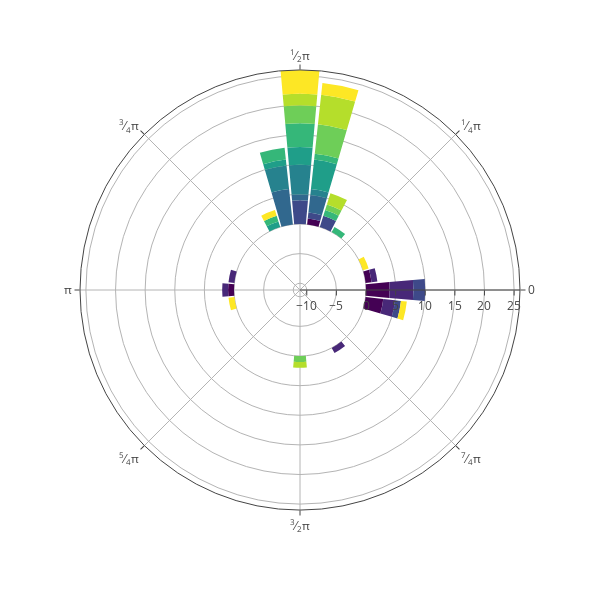
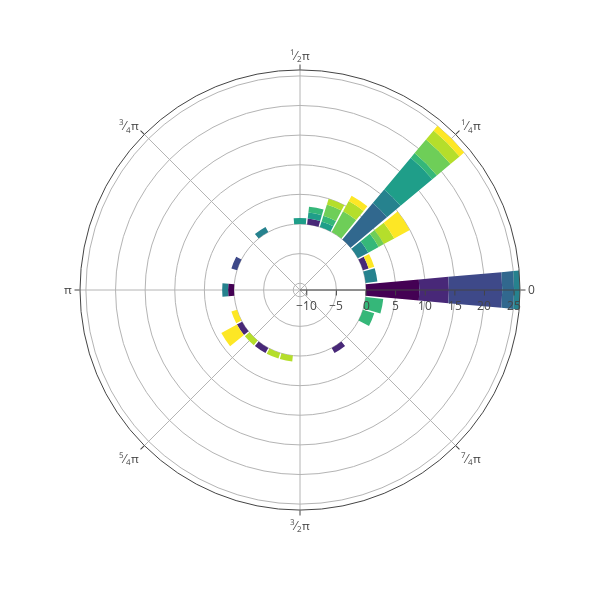
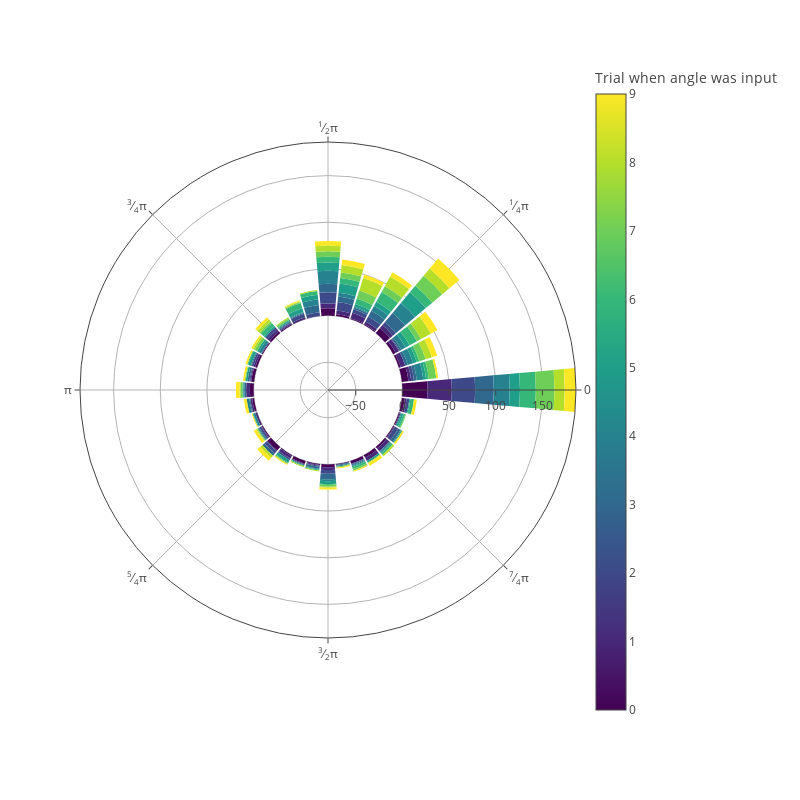

Notebook code cell kept with these figures, in order:
### Code cell
# This is still a bit hard to read, let's plot an alternative figure ! 
# Idea : polar histogram showing counts of actions performed by the subjects, with 
# each action given a specific color : 
# array of angles, between -pi and pi
angles = np.atan2(all_actions_data[...,1,1]-all_actions_data[...,0,1],all_actions_data[...,1,0]-all_actions_data[...,0,0])
print(angles.shape)  # Nsubjects x Ntrials x Nactions

N_bin_categories = 32 # A multiple of 4 (or 8 !)

# The middle of the cardinal points should be the center of their respective bins
half_a_bin = (2*np.pi/(N_bin_categories))*0.5
bins = np.linspace(-np.pi + half_a_bin,np.pi - half_a_bin,N_bin_categories) 

digitized_angles = np.zeros_like(angles)
for subject in range(angles.shape[0]):
    for trial in range(angles.shape[1]):
        digitized_angles[subject,trial,:] = np.digitize(angles[subject,trial,:],bins)   
digitized_angles[digitized_angles > N_bin_categories-1] = 0
digitized_angles = digitized_angles.astype(int)

angle_counts = np.zeros((Nsubj,Ntrials,N_bin_categories))
for subject in range(angles.shape[0]):
    for trial in range(angles.shape[1]):
        angle_counts[subject,trial,:] = np.bincount(digitized_angles[subject,trial,:],minlength=N_bin_categories)

# Let's transform it into a pandas dataframe with 4 coordinates ! 
def using_multiindex(_array, columns):
    shape = _array.shape
    index = pd.MultiIndex.from_product([range(s)for s in shape], names=columns)
    df = pd.DataFrame({'Value': _array.flatten()}, index=index).reset_index()
    return df
df_digit_angles = using_multiindex(digitized_angles, ["Subject","Trial","Timestep"])
df_anglecounts = using_multiindex(angle_counts, ["Subject","Trial","Angle"])




# Plot the angles for each specific subject !
def get_fig_for_subject(subj_id,size=800):
    subject_anglecounts = df_anglecounts.loc[df_anglecounts["Subject"]==subj_id][["Trial", "Angle", "Value"]]
    subject_anglecounts["Angle_degrees"] = (subject_anglecounts["Angle"]/(N_bin_categories))*360 - 180
    fig = px.bar_polar(subject_anglecounts, r="Value", theta="Angle_degrees",
                    color="Trial", template="none",
                    labels={"Trial": "Trial when angle was input"},
                    hover_data={"Trial":True, "Value":True ,"Angle_degrees":True}
                    )

    fig.update_layout(width=size, height=size)

    PERCENT_MIDDLE = 0.30
    # maximum value for the array considered :
    max_angle_count = subject_anglecounts.groupby(['Angle'])["Value"].sum().max()
    min_val = -(PERCENT_MIDDLE/(1-PERCENT_MIDDLE))*max_angle_count

    # Adjust the layout to rotate the plot
    fig.update_layout(
        showlegend=False,
        polar=dict(
            angularaxis=dict(
                rotation=0, 
                thetaunit = "radians",
                direction = "counterclockwise"
            ),
            radialaxis = dict(
                range=[min_val,max_angle_count]
            )
        )
    )
    fig.update(layout_coloraxis_showscale=False)
    
    # fig.update_layout(
    #     margin={'t':0,'l':0,'b':0,'r':0}
    # )
    
    # fig.update_layout(legend=dict(
    #     orientation="v",
    #     yanchor="top",
    #     y=-0.1,
    #     xanchor="center",
    #     x=0.5),
    # )
    return fig


# Plot the angles for each specific subject !
def get_fig_for_all_subjects(size=800,showlegend=True):
    total_anglecounts = df_anglecounts.groupby(["Trial","Angle"])["Value"].sum()
    # total_anglecounts["Total"] = total_anglecounts["Value"].sum()
    total_anglecounts_df = total_anglecounts.reset_index()
    
    total_anglecounts_df["Angle_degrees"] = (total_anglecounts_df["Angle"]/(N_bin_categories))*360 - 180
    fig = px.bar_polar(total_anglecounts_df, r="Value", theta="Angle_degrees",
                    color="Trial", template="none",
                    labels={"Trial": "Trial when angle was input"},
                    hover_data={"Trial":True, "Value":True ,"Angle_degrees":True}
                    )

    fig.update_layout(width=size, height=size)

    PERCENT_MIDDLE = 0.30
    # maximum value for the array considered :
    max_angle_count = total_anglecounts_df.groupby(['Angle'])["Value"].sum().max()
    min_val = -(PERCENT_MIDDLE/(1-PERCENT_MIDDLE))*max_angle_count

    # Adjust the layout to rotate the plot
    fig.update_layout(
        showlegend=False,
        polar=dict(
            angularaxis=dict(
                rotation=0, 
                thetaunit = "radians",
                direction = "counterclockwise"
            ),
            radialaxis = dict(
                range=[min_val,max_angle_count]
            )
        )
    )
    fig.update(layout_coloraxis_showscale=showlegend)
    
    # fig.update_layout(
    #     margin={'t':0,'l':0,'b':0,'r':0}
    # )
    
    # fig.update_layout(legend=dict(
    #     orientation="v",
    #     yanchor="top",
    #     y=-0.1,
    #     xanchor="center",
    #     x=0.5),
    # )
    return fig

my_figure = get_fig_for_subject(0,600)
my_figure.show()

my_figure = get_fig_for_subject(1,600)
my_figure.show()


all_subjects_figure = get_fig_for_all_subjects()
all_subjects_figure.show()

### Figure 1 — Plotly figure (JSON) as saved in the notebook; plotly's stock layout.template omitted (floating-point values rounded to 4 significant figures; data arrays with more than 128 entries replaced by an {"elided": "..."} marker saying what was removed)
{"data": [{"customdata": {"elided": "320x3 float values"}, "hovertemplate": "Value=%{customdata[1]}<br>Angle_degrees=%{customdata[2]}<br>Trial when angle was input=%{marker.color}<extra></extra>", "legendgroup": "", "marker": {"color": {"elided": "320 int values"}, "coloraxis": "coloraxis", "pattern": {"shape": ""}}, "name": "", "r": {"elided": "320 int values"}, "showlegend": false, "subplot": "polar", "theta": {"elided": "320 float values"}, "type": "barpolar"}], "layout": {"barmode": "relative", "coloraxis": {"colorbar": {"title": {"text": "Trial when angle was input"}}, "colorscale": [[0, "#440154"], [0.1111, "#482878"], [0.2222, "#3e4989"], [0.3333, "#31688e"], [0.4444, "#26828e"], [0.5556, "#1f9e89"], [0.6667, "#35b779"], [0.7778, "#6ece58"], [0.8889, "#b5de2b"], [1, "#fde725"]], "showscale": false}, "height": 600, "legend": {"tracegroupgap": 0}, "margin": {"t": 60}, "polar": {"angularaxis": {"direction": "counterclockwise", "rotation": 0, "thetaunit": "radians"}, "domain": {"x": [0, 1], "y": [0, 1]}, "radialaxis": {"range": [-11.14, 26]}}, "showlegend": false, "width": 600}}

### Figure 2 — Plotly figure (JSON) as saved in the notebook; plotly's stock layout.template omitted (floating-point values rounded to 4 significant figures; data arrays with more than 128 entries replaced by an {"elided": "..."} marker saying what was removed)
{"data": [{"customdata": {"elided": "320x3 float values"}, "hovertemplate": "Value=%{customdata[1]}<br>Angle_degrees=%{customdata[2]}<br>Trial when angle was input=%{marker.color}<extra></extra>", "legendgroup": "", "marker": {"color": {"elided": "320 int values"}, "coloraxis": "coloraxis", "pattern": {"shape": ""}}, "name": "", "r": {"elided": "320 int values"}, "showlegend": false, "subplot": "polar", "theta": {"elided": "320 float values"}, "type": "barpolar"}], "layout": {"barmode": "relative", "coloraxis": {"colorbar": {"title": {"text": "Trial when angle was input"}}, "colorscale": [[0, "#440154"], [0.1111, "#482878"], [0.2222, "#3e4989"], [0.3333, "#31688e"], [0.4444, "#26828e"], [0.5556, "#1f9e89"], [0.6667, "#35b779"], [0.7778, "#6ece58"], [0.8889, "#b5de2b"], [1, "#fde725"]], "showscale": false}, "height": 600, "legend": {"tracegroupgap": 0}, "margin": {"t": 60}, "polar": {"angularaxis": {"direction": "counterclockwise", "rotation": 0, "thetaunit": "radians"}, "domain": {"x": [0, 1], "y": [0, 1]}, "radialaxis": {"range": [-11.14, 26]}}, "showlegend": false, "width": 600}}

### Figure 3 — Plotly figure (JSON) as saved in the notebook; plotly's stock layout.template omitted (floating-point values rounded to 4 significant figures; data arrays with more than 128 entries replaced by an {"elided": "..."} marker saying what was removed)
{"data": [{"customdata": {"elided": "320x3 float values"}, "hovertemplate": "Value=%{customdata[1]}<br>Angle_degrees=%{customdata[2]}<br>Trial when angle was input=%{marker.color}<extra></extra>", "legendgroup": "", "marker": {"color": {"elided": "320 int values"}, "coloraxis": "coloraxis", "pattern": {"shape": ""}}, "name": "", "r": {"elided": "320 int values"}, "showlegend": false, "subplot": "polar", "theta": {"elided": "320 float values"}, "type": "barpolar"}], "layout": {"barmode": "relative", "coloraxis": {"colorbar": {"title": {"text": "Trial when angle was input"}}, "colorscale": [[0, "#440154"], [0.1111, "#482878"], [0.2222, "#3e4989"], [0.3333, "#31688e"], [0.4444, "#26828e"], [0.5556, "#1f9e89"], [0.6667, "#35b779"], [0.7778, "#6ece58"], [0.8889, "#b5de2b"], [1, "#fde725"]], "showscale": true}, "height": 800, "legend": {"tracegroupgap": 0}, "margin": {"t": 60}, "polar": {"angularaxis": {"direction": "counterclockwise", "rotation": 0, "thetaunit": "radians"}, "domain": {"x": [0, 1], "y": [0, 1]}, "radialaxis": {"range": [-79.71, 186]}}, "showlegend": false, "width": 800}}
